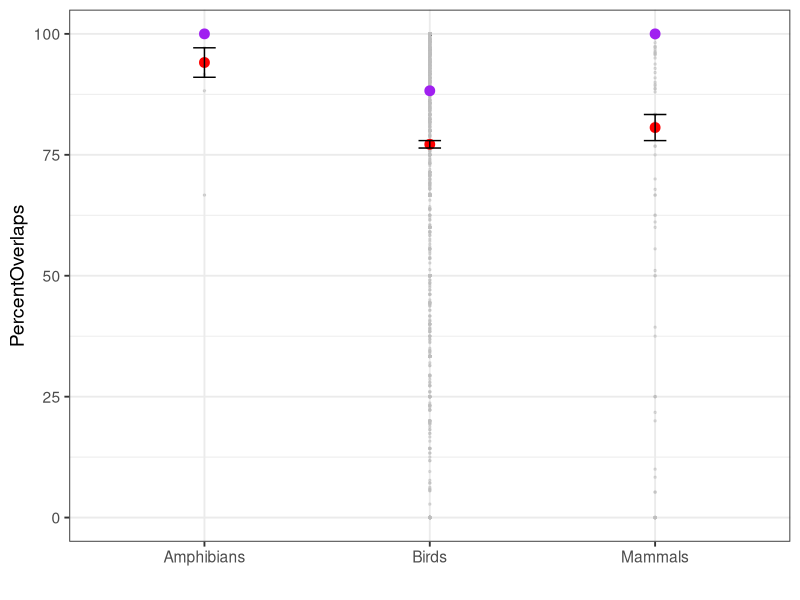
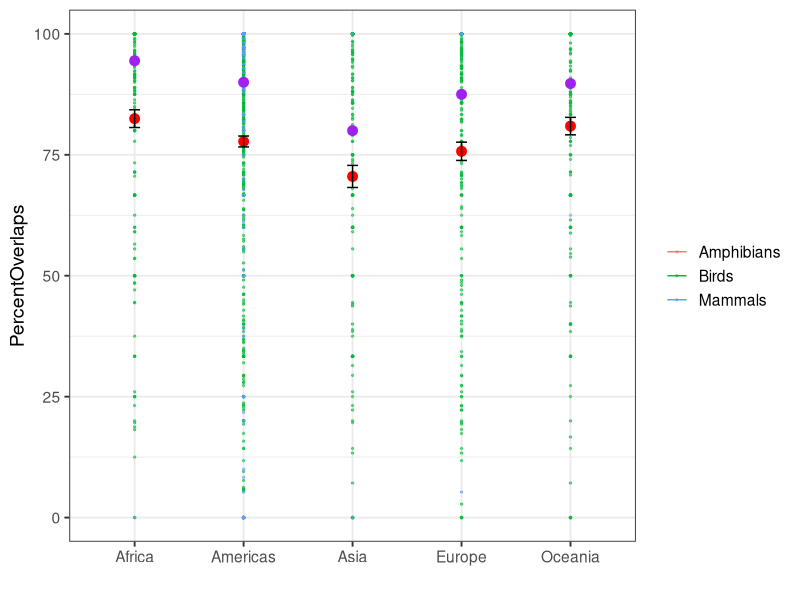
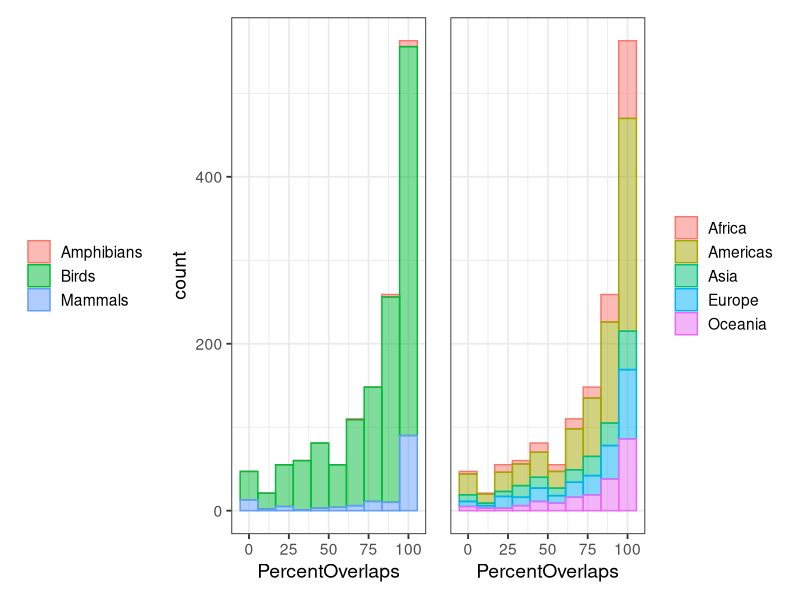
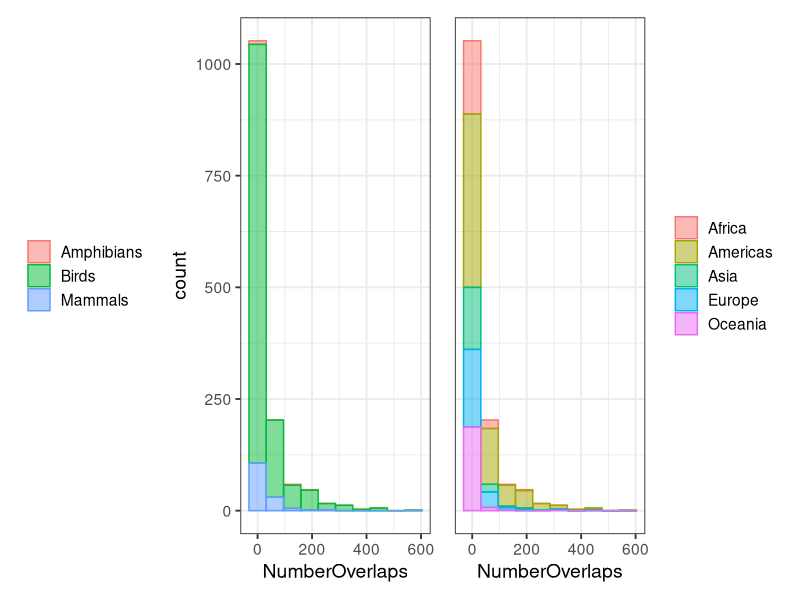
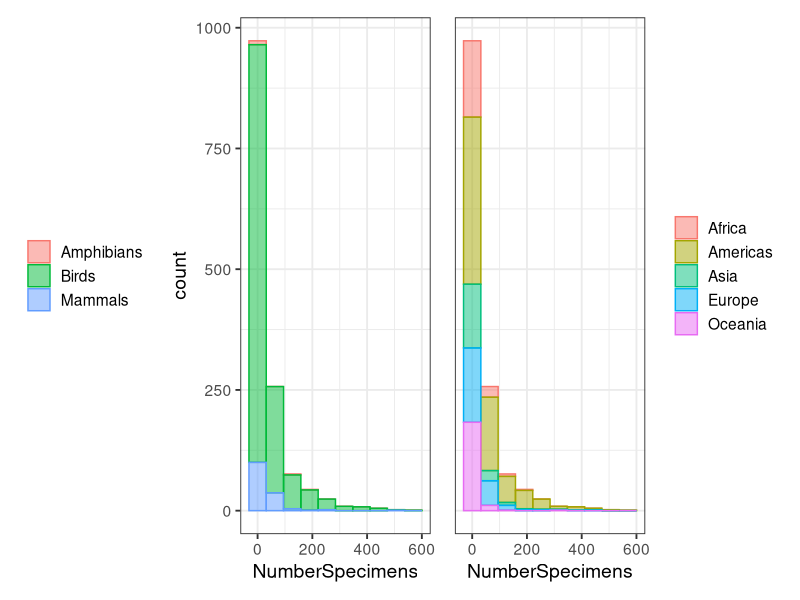
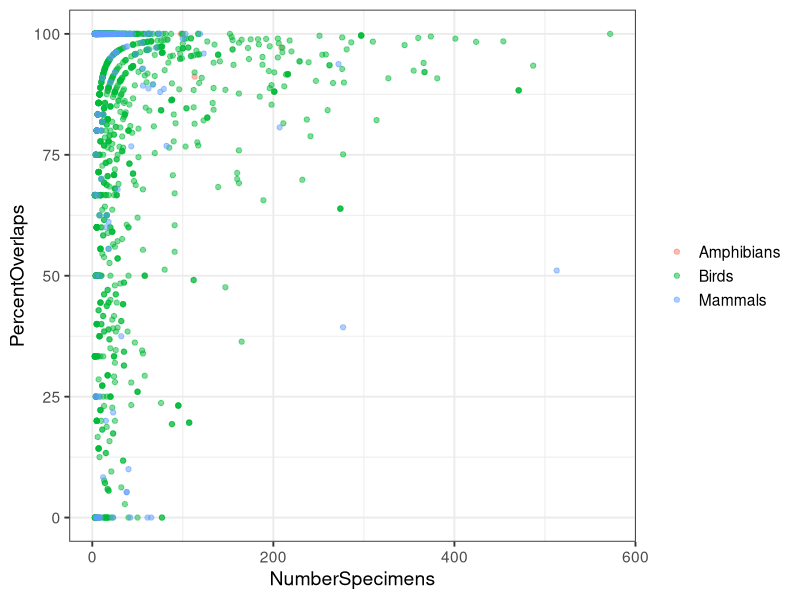
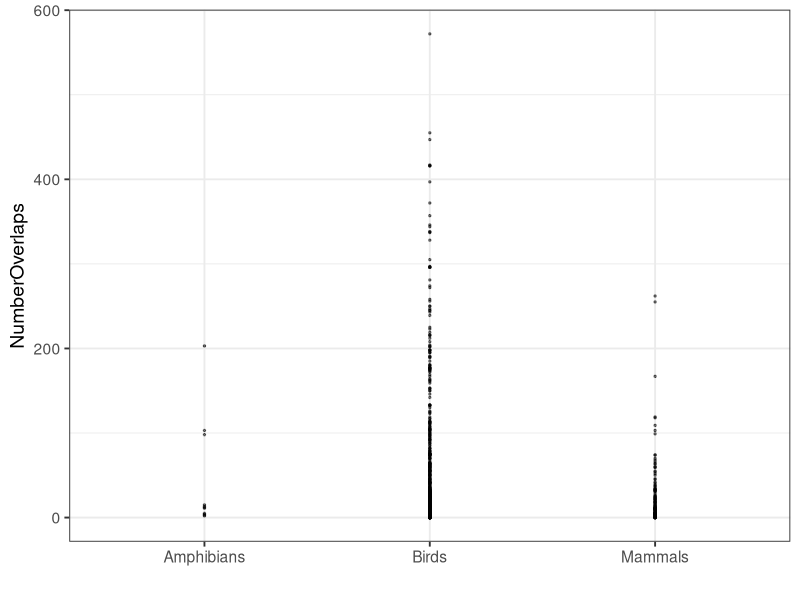
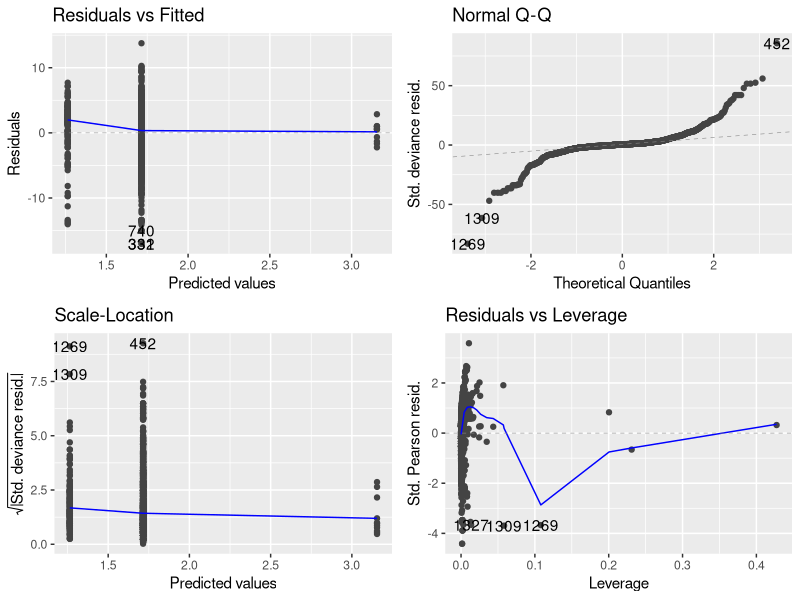

Write the R code that produced these figures, in order.
## ---- chunk 1
knitr::opts_chunk$set(echo = TRUE)
## ---- chunk 2
# Load libraries
library(tidyverse)
library(viridis)
library(knitr)
library(here)
library(patchwork)
library(ggfortify)
library(broom)

# Read in the overlaps data
ds <- read_csv(here("data/gbif-overlaps.csv"))

### Remember to delete duplicates if using region/continent not country ###
continents <- 
  ds %>%
  dplyr::select(-country, -region, -countrycode) %>%
  # Remove Peromyscus as it's a lot (1000+) higher than everything else.
  filter(NumberOverlaps < 1000) %>% 
  distinct()

# Helper functions for plotting
remove_y <- 
  theme(axis.title.y=element_blank(),
        axis.text.y=element_blank(),
        axis.ticks.y=element_blank())
## ---- chunk 3
sum1 <- 
ds %>%
  dplyr::select(-country, -region, -countrycode) %>%
  filter(clade != "Amphibians") %>%
  distinct() %>%
  group_by(clade, continent) %>%
  summarise(number = n())

kable(sum1)
## ---- chunk 4
sum2 <- 
  continents %>%
  group_by(clade) %>%
  summarise(mn = mean(PercentOverlaps),
            med = median(PercentOverlaps),
            se = sqrt((var(PercentOverlaps)/length(PercentOverlaps)))) 

ggplot(continents, aes(x = clade, y = PercentOverlaps)) +
  geom_point(alpha = 0.5, col = "grey", size = 0.5) +
  geom_point(data = sum2, aes(y = mn), col = "red", size = 3) +
  geom_point(data = sum2, aes(y = med), col = "purple", size = 3) +
  geom_errorbar(data = sum2, aes(y = mn, ymin = mn - se, ymax = mn + se), width = 0.1) +
  theme_bw(base_size = 14) +
  xlab("")
## ---- chunk 5
sum2
## ---- chunk 6
sum3 <- 
  continents %>%
  group_by(continent) %>%
  summarise(mn = mean(PercentOverlaps),
            se = sqrt(var(PercentOverlaps)/length(PercentOverlaps)),
            med = median(PercentOverlaps))

ggplot(continents, aes(x = continent, y = PercentOverlaps, col = clade)) +
  geom_point(alpha = 0.5, size = 0.5) +
  geom_point(data = sum3, aes(y = mn, col = NULL), col = "red", size = 3) +
  geom_point(data = sum3, aes(y = med, col = NULL), col = "purple", size = 3) +
  geom_errorbar(data = sum3, aes(y = mn, ymin = mn - se, ymax = mn + se, col = NULL), width = 0.1) +
  theme_bw(base_size = 14) +
  xlab("") +
  theme(legend.title = element_blank())
## ---- chunk 7
sum3
## ---- chunk 8
p1 <-
ggplot(continents, aes(x = PercentOverlaps, fill = clade, col = clade)) +
  geom_histogram(alpha = 0.5, bins = 10) +
  theme_bw(base_size = 14) +
  theme(legend.title = element_blank(),
        legend.position = "left")

p2 <-
  ggplot(continents, aes(x = PercentOverlaps, fill = continent, col = continent)) +
  geom_histogram(alpha = 0.5, bins = 10) +
  theme_bw(base_size = 14) +
  remove_y +
  theme(legend.title = element_blank(),
        legend.position = "right")

p1 + p2
## ---- chunk 9
p1 <-
ggplot(continents, aes(x = NumberOverlaps, fill = clade, col = clade)) +
  geom_histogram(alpha = 0.5, bins = 10) +
  theme_bw(base_size = 14) +
  theme(legend.title = element_blank(),
        legend.position = "left")

p2 <-
  ggplot(continents, aes(x = NumberOverlaps, fill = continent, col = continent)) +
  geom_histogram(alpha = 0.5, bins = 10) +
  theme_bw(base_size = 14) +
  remove_y +
  theme(legend.title = element_blank(),
        legend.position = "right")

p1 + p2
## ---- chunk 10
p1 <-
ggplot(continents, aes(x = NumberSpecimens, fill = clade, col = clade)) +
  geom_histogram(alpha = 0.5, bins = 10) +
  theme_bw(base_size = 14) +
  theme(legend.title = element_blank(),
        legend.position = "left")

p2 <-
  ggplot(continents, aes(x = NumberSpecimens, fill = continent, col = continent)) +
  geom_histogram(alpha = 0.5, bins = 10) +
  theme_bw(base_size = 14) +
  remove_y +
  theme(legend.title = element_blank(),
        legend.position = "right")

p1 + p2
## ---- chunk 11
ggplot(continents, aes(x = NumberSpecimens, y = PercentOverlaps, col = clade)) +
  geom_point(alpha = 0.5) +
  theme_bw(base_size = 14) +
  theme(legend.title = element_blank(),
        legend.position = "right")
## ---- chunk 12
ggplot(continents, aes(x = clade, y = NumberOverlaps)) +
  geom_point(alpha = 0.5, size = 0.5) +
  theme_bw(base_size = 14) +
  xlab("") +
  theme(legend.title = element_blank())

## ---- chunk 13
# Fitting the model 
model1 <- glm(cbind(NumberOverlaps, (NumberSpecimens - NumberOverlaps)) ~ clade,
              data = continents[-1269, ], family = "binomial")
# Check for overdispersion (should be < 2)
sum_model1 <- summary(model1)
sum_model1$deviance / sum_model1$df.resid 

# Use quasibinomial model instead
model1 <- glm(cbind(NumberOverlaps, (NumberSpecimens - NumberOverlaps)) ~ clade,
              data = continents[-1269, ], family = "quasibinomial")

# Look at model diagnostics
autoplot(model1)

# Look at outputs
tidy(anova(model1, test = "F"))
summary(model1)
## ---- chunk 14
# Fitting the model 
model1a <- glm(cbind(NumberOverlaps, (NumberSpecimens - NumberOverlaps)) ~ clade,
              data = continents[continents$clade != "Amphibians", ], family = "binomial")
# Check for overdispersion (should be < 2)
sum_model1a <- summary(model1a)
sum_model1a$deviance / sum_model1a$df.resid 

# Use quasibinomial model instead
model1a <- glm(cbind(NumberOverlaps, (NumberSpecimens - NumberOverlaps)) ~ clade,
              data = continents[continents$clade != "Amphibians", ], family = "quasibinomial")

# Look at model diagnostics
autoplot(model1a)

# Look at outputs
tidy(anova(model1a, test = "F"))
summary(model1a)
## ---- chunk 15
ggplot(continents, aes(x = continent, y = NumberOverlaps, col = clade)) +
  geom_point(alpha = 0.5, size = 0.5) +
  theme_bw(base_size = 14) +
  xlab("") +
  theme(legend.title = element_blank())
## ---- chunk 16
# Fitting the model 
model2 <- glm(cbind(NumberOverlaps, (NumberSpecimens - NumberOverlaps)) ~ continent,
              data = continents, family = "binomial")
# Check for overdispersion (should be < 2)
sum_model2 <- summary(model2)
sum_model2$deviance / sum_model2$df.resid 

# Use quasibinomial model instead
model2 <- glm(cbind(NumberOverlaps, (NumberSpecimens - NumberOverlaps)) ~ continent,
              data = continents, family = "quasibinomial")

# Look at model diagnostics
autoplot(model2)

# Look at outputs
tidy(anova(model2, test = "F"))
summary(model2)
## ---- chunk 17
# Fitting the model 
model2a <- glm(cbind(NumberOverlaps, (NumberSpecimens - NumberOverlaps)) ~ continent,
              data = continents[continents$clade == "Birds", ], family = "binomial")
# Check for overdispersion (should be < 2)
sum_model2a <- summary(model2a)
sum_model2a$deviance / sum_model2a$df.resid 

# Use quasibinomial model instead
model2a <- glm(cbind(NumberOverlaps, (NumberSpecimens - NumberOverlaps)) ~ continent,
              data = continents[continents$clade == "Birds", ], family = "quasibinomial")

# Look at model diagnostics
autoplot(model2a)

# Look at outputs
tidy(anova(model2a, test = "F"))
summary(model2a)
## ---- chunk 18
# Read in data
